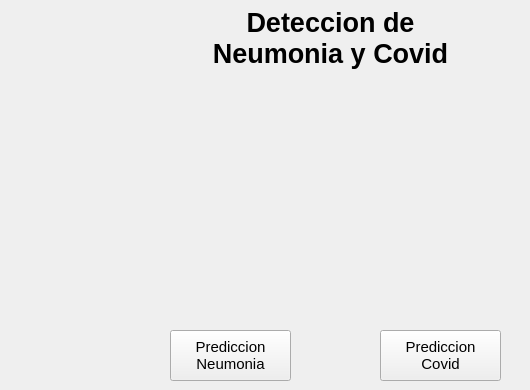
    <widget class="QWidget" name="tab">
     <attribute name="title">
      <string>deteccion rapida</string>
     </attribute>
     <widget class="QPushButton" name="pushButton_4">
      <property name="geometry">
       <rect>
        <x>170</x>
        <y>330</y>
        <width>121</width>
        <height>51</height>
       </rect>
      </property>
      <property name="font">
       <font>
        <family>Segoe UI</family>
        <pointsize>11</pointsize>
        <weight>50</weight>
        <bold>false</bold>
       </font>
      </property>
      <property name="styleSheet">
       <string notr="true"/>
      </property>
      <property name="text">
       <string>Prediccion
Neumonia</string>
      </property>
     </widget>
     <widget class="QLabel" name="label_27">
      <property name="geometry">
       <rect>
        <x>150</x>
        <y>80</y>
        <width>371</width>
        <height>241</height>
       </rect>
      </property>
      <property name="styleSheet">
       <string notr="true">border-image: url(:/iconos/chest3.1.jpg);</string>
      </property>
      <property name="text">
       <string/>
      </property>
     </widget>
     <widget class="QLabel" name="label_28">
      <property name="geometry">
       <rect>
        <x>180</x>
        <y>3</y>
        <width>301</width>
        <height>70</height>
       </rect>
      </property>
      <property name="font">
       <font>
        <family>Segoe UI</family>
        <pointsize>20</pointsize>
        <weight>75</weight>
        <bold>true</bold>
       </font>
      </property>
      <property name="styleSheet">
       <string notr="true"/>
      </property>
      <property name="text">
       <string>Deteccion de
Neumonia y Covid</string>
      </property>
      <property name="alignment">
       <set>Qt::AlignCenter</set>
      </property>
     </widget>
     <widget class="QPushButton" name="pushButton_16">
      <property name="geometry">
       <rect>
        <x>380</x>
        <y>330</y>
        <width>121</width>
        <height>51</height>
       </rect>
      </property>
      <property name="font">
       <font>
        <family>Segoe UI</family>
        <pointsize>11</pointsize>
        <weight>50</weight>
        <bold>false</bold>
       </font>
      </property>
      <property name="styleSheet">
       <string notr="true"/>
      </property>
      <property name="text">
       <string>Prediccion
Covid</string>
      </property>
     </widget>
    </widget>
